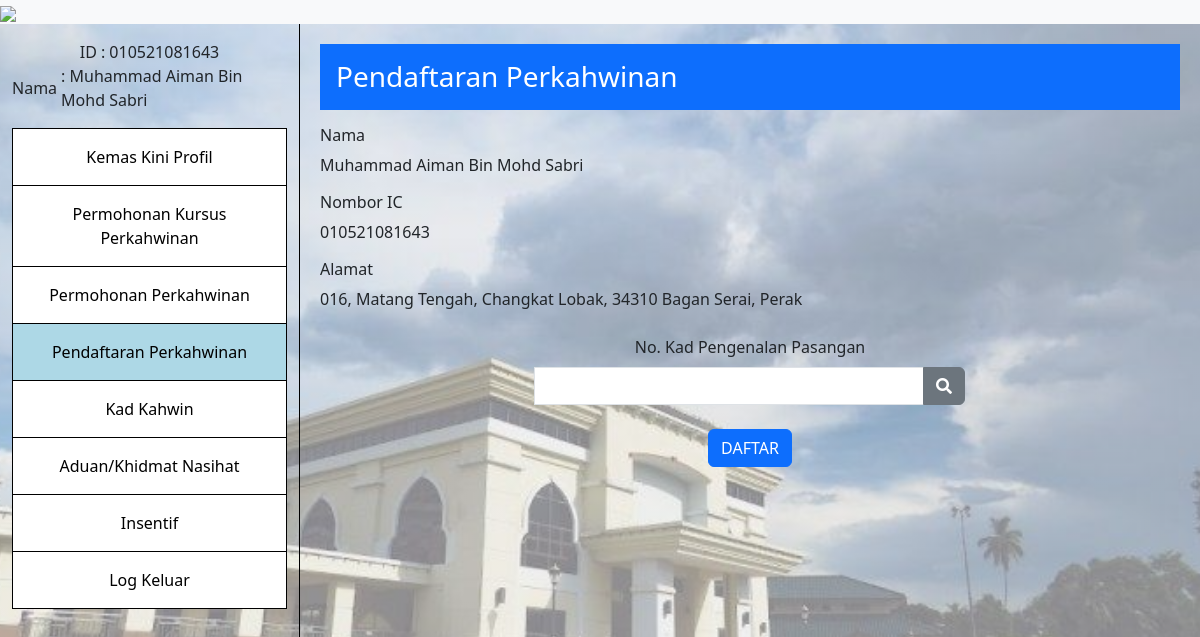
The app's page /App/MarriageRegistration/MarriageRegistrationView.php (signed in) with its own data.
### tables this page shows
CREATE TABLE `applicant` (
  `applicant_id` int(11) NOT NULL,
  `id` int(11) DEFAULT NULL,
  `applicant_dob` date NOT NULL,
  `applicant_pob` varchar(50) NOT NULL,
  `applicant_address` varchar(100) NOT NULL,
  `applicant_JOB_sector` varchar(50) NOT NULL,
  `applicant_levelOfEducation` varchar(100) NOT NULL,
  `applicant_race` varchar(50) NOT NULL,
  `applicant_JOB` varchar(50) NOT NULL,
  `applicant_salary` int(50) NOT NULL,
  `applicant_marriage_status` varchar(50) NOT NULL
);

CREATE TABLE `user` (
  `id` int(11) NOT NULL,
  `icnum` varchar(255) NOT NULL,
  `email` varchar(255) NOT NULL,
  `name` varchar(255) NOT NULL,
  `gender` varchar(255) NOT NULL,
  `phonenum` varchar(255) NOT NULL,
  `address` varchar(100) NOT NULL,
  `password` varchar(255) NOT NULL
);

### BusinessServices/Model/MarriageRegistrationModel/marriageRegistrationModel.php (called while the page is built, shortened)
<?php
class MarriageRegistrationModel extends Connection
{
    public function getApplicantData($id)
    {
        $connection = $this->getConnection();
        $query = "SELECT *
              FROM applicant
              JOIN user ON applicant.id = user.id
              WHERE applicant.id = $id";
        $result = mysqli_query($connection, $query);
        if (mysqli_num_rows($result) == 0) {
            return null;
        } else {
            return mysqli_fetch_assoc($result);
        }
    }
}

### App/MarriageRegistration/marriageRegistrationView.php (the view, shortened to what this page needs)
<?php
require_once 'C:\xampp\htdocs\ezkahwin\BusinessServices\Model\MarriageRegistrationModel\MarriageRegistrationModel.php';
if (isset($_COOKIE['user_data'])) {
    $userArray = json_decode($_COOKIE['user_data'], true);
    $id = $userArray['uid'];
    $marriageRegistrationModel = new MarriageRegistrationModel();
    $data = $marriageRegistrationModel->getApplicantData($id);
}
?>
<!DOCTYPE html>
<html lang="en">
<head>
    <link rel="stylesheet" href="https://cdn.jsdelivr.net/npm/bootstrap@5.3.0/dist/css/bootstrap.min.css">
    <link rel="stylesheet" href="https://cdnjs.cloudflare.com/ajax/libs/font-awesome/5.15.4/css/all.min.css">
    <link rel="stylesheet" href="../../../ezkahwin/public/css/styles.css">
</head>
<body>
    <?php include "../Component/header.php"; ?>
    <div class="container-fluid">
        <div class="row">
            <?php
            $activePage = 'pendaftaran';
            include "../Component/sidebar.php";
            ?>
            <div class="col-md-9 content">
                <div class="content-title bg-primary text-white p-3">
                    <h1 class="h3 m-0">Pendaftaran Perkahwinan</h1>
                </div>
                <div class="contentBox mt-3">
                    <div class="desc">
                        <h3 class="h6">Nama</h3>
                        <p><?php echo $data['name']; ?></p>
                        <h3 class="h6">Nombor IC</h3>
                        <p><?php echo $data['icnum']; ?></p>
                        <h3 class="h6">Alamat</h3>
                        <p><?php echo $data['applicant_address']; ?></p>
                        <div class="partner text-center my-4">
                            <label for="partneric" class="mb-2">No. Kad Pengenalan Pasangan</label><br>
                            <div class="partner text-center w-50 mx-auto">
                                <form action="../../index.php" method="POST">
                                    <div class="input-group">
                                        <input type="text" class="form-control" name="partner_ic">
                                        <button class="btn btn-secondary" type="submit" data-bs-toggle="modal" data-bs-target="#partnerInfoModal"><i class="fas fa-search"></i></button>
                                    </div>
                                </form>
                            </div>
                        </div>
                    </div>
                    <div class="btnGroup text-center">
                        <a class="btn btn-primary" href="../../../ezkahwin/App/MarriageRegistration/NewMarriageRegistration.php">DAFTAR</a>
                    </div>
                </div>
            </div>
        </div>
    </div>
</body>
</html>

### App/Component/sidebar.php
<?php
if (isset($_COOKIE['user_data'])) {
    $userArray = json_decode($_COOKIE['user_data'], true);
    $icnum = $userArray['icnum'];
    $name = $userArray['name'];
}
?>
<div class="col-md-3 sidebar align-items-center">
    <div class="userinfo mt-3 d-flex flex-column align-items-center">
        <div class="box d-flex align-items-center">
            <div class="label me-1">ID</div>
            <div>: <?php echo $icnum; ?></div>
        </div>
        <div class="box d-flex align-items-center">
            <div class="label me-1">Nama</div>
            <div>: <?php echo $name; ?></div>
        </div>
    </div>
    <div class="sidebar-items w-auto mt-3">
        <ul class="nav flex-column">
            <li class="nav-item sidebar-item p-2 <?php echo $activePage === 'profil' ? 'active' : ''; ?>">
                <a class="nav-link" href="../../../ezkahwin/App/ManageUser/editprofile.php">Kemas Kini Profil</a>
            </li>
            <li class="nav-item sidebar-item p-2 <?php echo $activePage === 'kursus' ? 'active' : ''; ?>">
                <a class="nav-link" href="#">Permohonan Kursus Perkahwinan</a>
            </li>
            <li class="nav-item sidebar-item p-2 <?php echo $activePage === 'permohonan' ? 'active' : ''; ?>">
                <a class="nav-link" href="#">Permohonan Perkahwinan</a>
            </li>
            <li class="nav-item sidebar-item p-2 <?php echo $activePage === 'pendaftaran' ? 'active' : ''; ?>">
                <a class="nav-link" href="../../../ezkahwin/App/MarriageRegistration/MarriageRegistrationView.php">Pendaftaran Perkahwinan</a>
            </li>
            <li class="nav-item sidebar-item p-2 <?php echo $activePage === 'kad' ? 'active' : ''; ?>">
                <a class="nav-link" href="../../../ezkahwin/App/MarriageCard/ProofOfPayment.php">Kad Kahwin</a>
            </li>
            <li class="nav-item sidebar-item p-2 <?php echo $activePage === 'aduan' ? 'active' : ''; ?>">
                <a class="nav-link" href="../../../ezkahwin/App/ManageConsultation/IDVerification.php">Aduan/Khidmat Nasihat</a>
            </li>
            <li class="nav-item sidebar-item p-2 <?php echo $activePage === 'insentif' ? 'active' : ''; ?>">
                <a class="nav-link" href="../../../ezkahwin/App/ManageIncentive/ApplicationRuleForm.php">Insentif</a>
            </li>
            <li class="nav-item sidebar-item sidebar-item-last p-2">
                <a class="nav-link" href="../../../ezkahwin/App/ManageUser/logout.php">Log Keluar</a>
            </li>
        </ul>
    </div>
</div>

### public/css/styles.css (style rules this page uses)
body { background: linear-gradient(rgba(255, 255, 255, 0.5), rgba(255, 255, 255, 0.5)), url("../Images/background.jpg"); background-size: cover; background-repeat: no-repeat; background-position: center; }
.sidebar { height: 100vh; background-color: transparent; border-right: 1px solid black; }
.sidebar-items { background-color: white; margin: auto; }
.sidebar-item { border: 1px solid black; border-bottom: none; text-align: center; }
.sidebar-item:last-child { border-bottom: 1px solid black; }
.content { padding: 20px; background-color: transparent; }
.content-title { background-color: blue; color: white; padding: 10px; }
.sidebar-item a { color: black; }
.sidebar-item.active { background-color: lightblue; }

### records on screen
applicant: id.icnum "010521081643", id.name "Muhammad Aiman Bin Mohd Sabri", applicant_address "016, Matang Tengah, Changkat Lobak, 34310 Bagan Serai, Perak"
